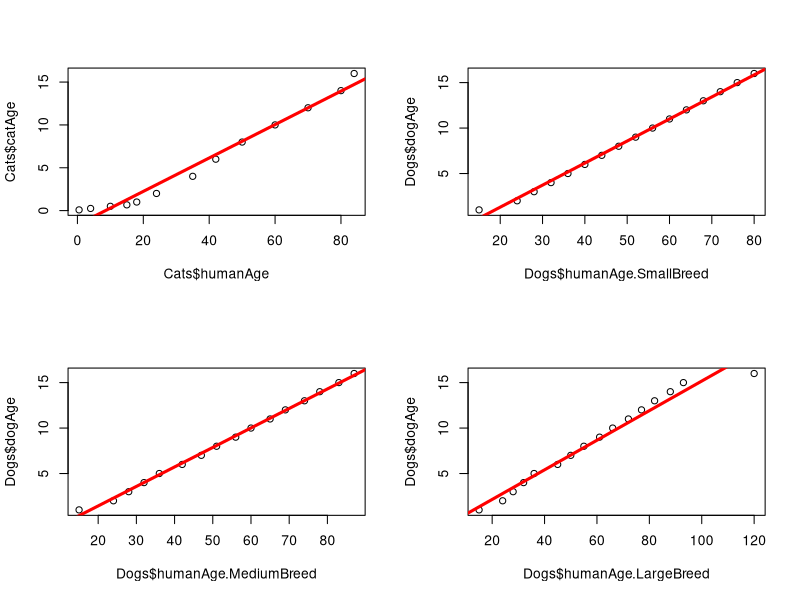
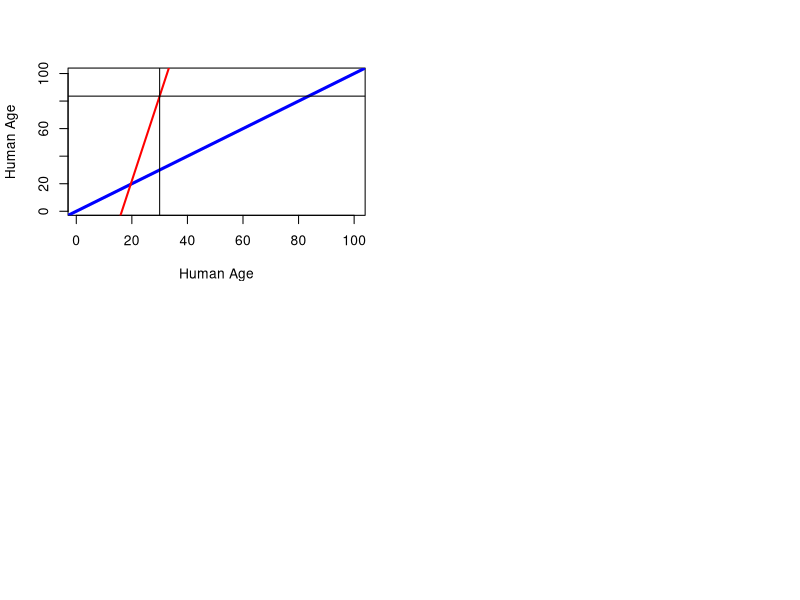

Write R code to recreate these figures, in order.
## ---- chunk 1
catAge <- c(0.083, 0.25, 0.5, 0.67, 1, 2, 4, 6, 8, 10, 12, 14, 16)
humanAge <- c(0.5, 4, 10, 15, 18, 24, 35, 42, 50, 60, 70, 80, 84)
head(as.data.frame(t(rbind(catAge, humanAge))))
## ---- chunk 2
dogAge <- c(1, 2, 3, 4, 5, 6, 7, 8, 9, 10, 11, 12, 13, 14, 15, 16)
humanAge.SmallBreed <- c(15, 24, 28, 32, 36, 40, 44, 48, 52, 56, 60, 64, 68, 72, 76, 80)
humanAge.MediumBreed <- c(15, 24, 28, 32, 36, 42, 47, 51, 56, 60, 65, 69, 74, 78, 83, 87)
humanAge.LargeBreed <- c(15, 24, 28, 32, 36, 45, 50, 55, 61, 66, 72, 77, 82, 88, 93, 120)
head (as.data.frame(t(rbind(dogAge, humanAge.SmallBreed, humanAge.MediumBreed, humanAge.LargeBreed))))
## ---- chunk 3
catAge <- c(0.083, 0.25, 0.5, 0.67, 1, 2, 4, 6, 8, 10, 12, 14, 16)
humanAge <- c(0.5, 4, 10, 15, 18, 24, 35, 42, 50, 60, 70, 80, 84)
Cats <- as.data.frame(t(rbind(catAge, humanAge)))

dogAge <- c(1, 2, 3, 4, 5, 6, 7, 8, 9, 10, 11, 12, 13, 14, 15, 16)
humanAge.SmallBreed <- c(15, 24, 28, 32, 36, 40, 44, 48, 52, 56, 60, 64, 68, 72, 76, 80)
humanAge.MediumBreed <- c(15, 24, 28, 32, 36, 42, 47, 51, 56, 60, 65, 69, 74, 78, 83, 87)
humanAge.LargeBreed <- c(15, 24, 28, 32, 36, 45, 50, 55, 61, 66, 72, 77, 82, 88, 93, 120)
Dogs <- as.data.frame(t(rbind(dogAge, humanAge.SmallBreed, humanAge.MediumBreed, humanAge.LargeBreed)))

rm(catAge, humanAge, dogAge, humanAge.SmallBreed, humanAge.MediumBreed, humanAge.LargeBreed)

#Build models
lm1 <- lm(Cats$catAge ~ Cats$humanAge)
lm2 <- lm(Dogs$dogAge ~ Dogs$humanAge.SmallBreed)
lm3 <- lm(Dogs$dogAge ~ Dogs$humanAge.MediumBreed)
lm4 <- lm(Dogs$dogAge ~ Dogs$humanAge.LargeBreed)

par(mfrow=c(2, 2))

plot(Cats$humanAge, Cats$catAge)
abline(lm1, col="red", lwd=3)

plot(Dogs$humanAge.SmallBreed, Dogs$dogAge)
abline(lm2, col="red", lwd=3)

plot(Dogs$humanAge.MediumBreed, Dogs$dogAge)
abline(lm3, col="red", lwd=3)

plot(Dogs$humanAge.LargeBreed, Dogs$dogAge)
abline(lm4, col="red", lwd=3)
## ---- chunk 4
myAge <- 30
myAgeWhenAcquired <- 18
petAgeWhenAcquired <- 0.5

catAge <- c(0.083, 0.25, 0.5, 0.67, 1, 2, 4, 6, 8, 10, 12, 14, 16)
humanAge <- c(0.5, 4, 10, 15, 18, 24, 35, 42, 50, 60, 70, 80, 84)
Cats <- as.data.frame(t(rbind(catAge, humanAge)))

dogAge <- c(1, 2, 3, 4, 5, 6, 7, 8, 9, 10, 11, 12, 13, 14, 15, 16)
humanAge.SmallBreed <- c(15, 24, 28, 32, 36, 40, 44, 48, 52, 56, 60, 64, 68, 72, 76, 80)
humanAge.MediumBreed <- c(15, 24, 28, 32, 36, 42, 47, 51, 56, 60, 65, 69, 74, 78, 83, 87)
humanAge.LargeBreed <- c(15, 24, 28, 32, 36, 45, 50, 55, 61, 66, 72, 77, 82, 88, 93, 120)
Dogs <- as.data.frame(t(rbind(dogAge, humanAge.SmallBreed, humanAge.MediumBreed, humanAge.LargeBreed)))

rm(catAge, humanAge, dogAge, humanAge.SmallBreed, humanAge.MediumBreed, humanAge.LargeBreed)

#Build models
lm4 <- lm(Dogs$dogAge ~ Dogs$humanAge.LargeBreed)

ageRange <- c(myAgeWhenAcquired:(myAgeWhenAcquired+20))
petAgeRange <- ageRange - (ageRange[1] - petAgeWhenAcquired)

HumanAgeRange <- (petAgeRange - lm4$coefficients[1]) / lm4$coefficients[2]
pet <- data.frame(cbind(ageRange, HumanAgeRange))

rm(ageRange, petAgeRange, HumanAgeRange)

lm0 <- lm(pet$HumanAgeRange ~ pet$ageRange)

plot(c(1:100), c(1:100), type="n", xlab="Human Age", ylab="Human Age")
abline(0, 1, col="blue", lwd = 3)
abline(lm0, col="red", lwd=2)
abline(v = myAge, col = "black", lwd=1)
abline(h = pet[pet$ageRange == myAge,][2], col = "black", lwd=1)
